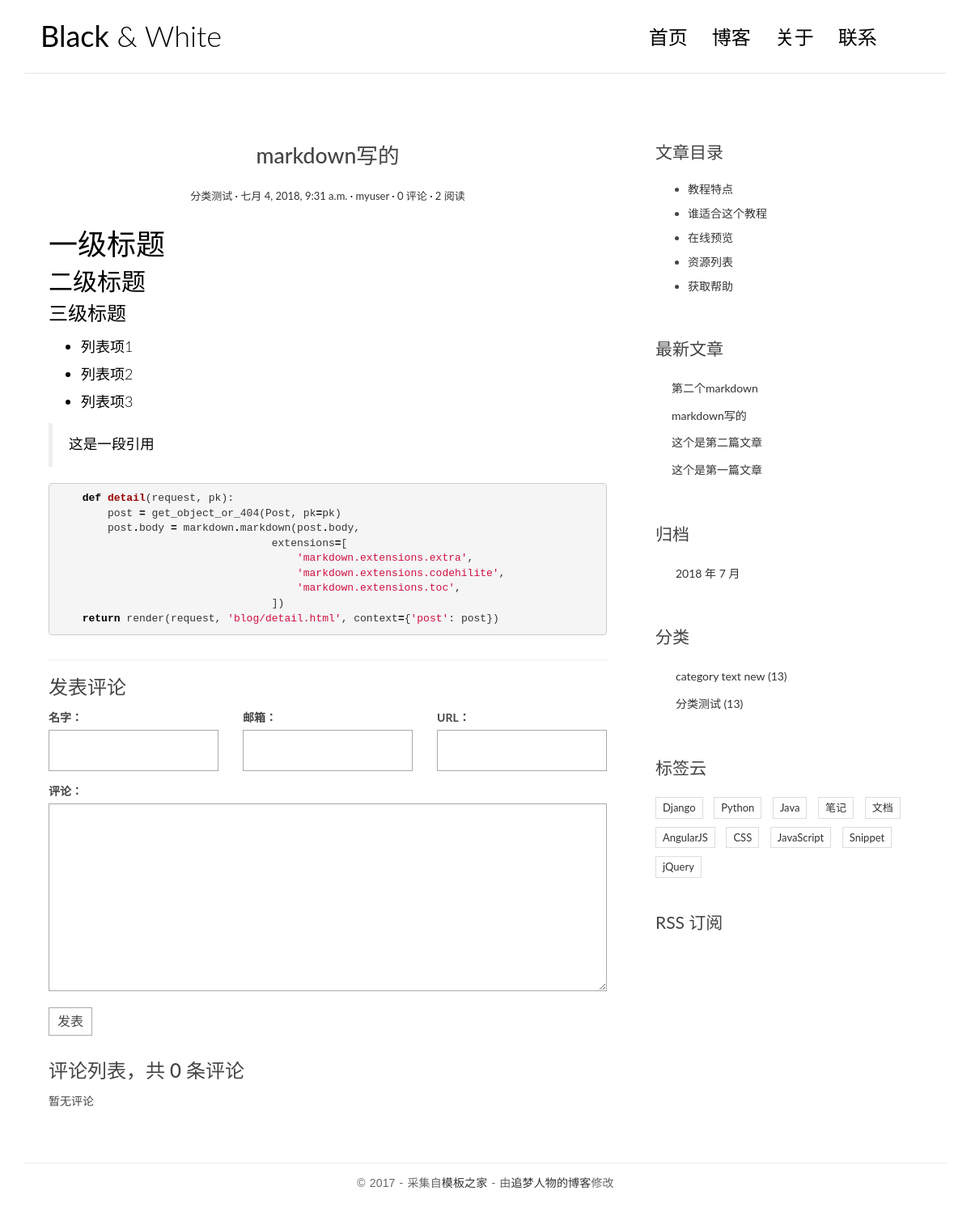
The app's page /post/4/ with its own data.
### blog/models.py (models this page shows, shortened)
@python_2_unicode_compatible
class Post(models.Model):
    title = models.CharField(max_length=70)
    body = models.TextField()
    created_time = models.DateTimeField()
    modified_time = models.DateTimeField()
    excerpt = models.CharField(max_length=200, blank=True)
    views = models.PositiveIntegerField(default=0)
    category = models.ForeignKey(Category)
    tags = models.ManyToManyField(Tag, blank=True)
    author = models.ForeignKey(User)
    def get_absolute_url(self):
        return reverse('blog:detail', kwargs={'pk': self.pk})
    class Meta:
        ordering = ['-created_time']
    def increase_views(self):
        self.views += 1
        self.save(update_fields=['views'])

@python_2_unicode_compatible
class Category(models.Model):
    name = models.CharField(max_length=100)

### blog/views.py (the view)
# urls.py: url(r'^post/(?P<pk>[0-9]+)/$', views.detail, name='detail'),
def detail(request, pk):
    post = get_object_or_404(Post, pk=pk)
    post.increase_views()
    post.body = markdown.markdown(post.body,
                                  extensions=[
                                      'markdown.extensions.extra',
                                      'markdown.extensions.codehilite',
                                      'markdown.extensions.toc',
                                  ])
    form = CommentForm()
    comment_list = post.comment_set.all()
    context = {'post': post,
               'form': form,
               'comment_list': comment_list
               }
    return render(request, 'blog/detail.html', context=context)

### comments/forms.py
class CommentForm(forms.ModelForm):
    class Meta:
        model = Comment
        fields = ['name', 'email', 'url', 'text']

### blog/templatetags/blog_tags.py (called while the page is built)
@register.simple_tag
def get_recent_posts(num=5):
    return Post.objects.all()[:num]

@register.simple_tag
def archives():
    return Post.objects.dates('created_time', 'month', order='DESC')

@register.simple_tag
def get_categories():
    return Category.objects.all()

### templates/blog/detail.html (shortened to what this page needs)
{% extends 'base.html' %}
{% block main %}
    <article class="post post-{{ post.pk }}">
        <header class="entry-header">
            <h1 class="entry-title">{{ post.title }}</h1>
            <div class="entry-meta">
                <span class="post-category">
                    <a href="{% url 'blog:category' post.category.pk %}">{{ post.category.name }}</a></span>
                <span class="post-date"><a href="#"><time class="entry-date"
                                                          datetime="{{ post.created_time }}">{{ post.created_time }}</time></a></span>
                <span class="post-author"><a href="#">{{ post.author }}</a></span>
                <span class="comments-link">
                    <a href="{{ post.get_absolute_url }}#comment-area">{{ post.comment_set.count }} 评论</a></span>
                <span class="views-count"><a href="#">{{ post.views }} 阅读</a></span>
            </div>
        </header>
        <div class="entry-content clearfix">
            {{ post.body|safe }}
        </div>
    </article>
    <section class="comment-area" id="comment-area">
        <hr>
        <h3>发表评论</h3>
        <form action="{% url 'comments:post_comment' post.pk %}" method="post" class="comment-form">
            <div class="row">
                <div class="col-md-4">
                    <label for="{{ form.name.id_for_label }}">名字：</label>
                    {{ form.name }}
                </div>
                <div class="col-md-4">
                    <label for="{{ form.email.id_for_label }}">邮箱：</label>
                    {{ form.email }}
                </div>
                <div class="col-md-4">
                    <label for="{{ form.url.id_for_label }}">URL：</label>
                    {{ form.url }}
                </div>
                <div class="col-md-12">
                    <label for="{{ form.text.id_for_label }}">评论：</label>
                    {{ form.text }}
                    <button type="submit" class="comment-btn">发表</button>
                </div>
            </div>
        </form>
        <div class="comment-list-panel">
            <h3>评论列表，共 <span>{{ post.comment_set.count }}</span> 条评论</h3>
            <ul class="comment-list list-unstyled">
                {% for comment in comment_list %}
                    <li class="comment-item">
                        <span class="nickname">{{ comment.name }}</span>
                        <time class="submit-date"
                              datetime="{{ comment.created_time }}">{{ comment.created_time }}</time>
                        <div class="text">
                            {{ comment.text }}
                        </div>
                    </li>
                {% empty %}
                    暂无评论
                {% endfor %}
            </ul>
        </div>
    </section>
{% endblock main %}
{% block toc %}
    <div class="widget widget-content">
        <h3 class="widget-title">文章目录</h3>
        <ul>
            <li>
                <a href="#">教程特点</a>
            </li>
            <li>
                <a href="#">谁适合这个教程</a>
            </li>
            <li>
                <a href="#">在线预览</a>
            </li>
            <li>
                <a href="#">资源列表</a>
            </li>
            <li>
                <a href="#">获取帮助</a>
            </li>
        </ul>
    </div>
{% endblock toc %}

### templates/base.html (shortened to what this page needs)
{% load staticfiles %}
{% load blog_tags %}
<!DOCTYPE html>
<html>
<head>
    <link rel="stylesheet" href="http://code.ionicframework.com/ionicons/2.0.1/css/ionicons.min.css">
    <link rel="stylesheet" href="{% static 'blog/css/bootstrap.min.css' %}">
    <link rel="stylesheet" href="{% static 'blog/css/pace.css' %}">
    <link rel="stylesheet" href="{% static 'blog/css/custom.css' %}">
    <link rel="stylesheet" href="{% static 'blog/css/highlights/github.css' %}">
</head>
<body>
<div class="container">
    <header id="site-header">
        <div class="row">
            <div class="col-md-4 col-sm-5 col-xs-8">
                <div class="logo">
                    <h1><a href="{% url 'blog:index' %}"><b>Black</b> &amp; White</a></h1>
                </div>
            </div>
            <div class="col-md-8 col-sm-7 col-xs-4">
                <nav class="main-nav" role="navigation">
                    <div class="collapse navbar-collapse" id="bs-example-navbar-collapse-1">
                        <ul class="nav navbar-nav navbar-right">
                            <li class="cl-effect-11"><a href="{% url 'blog:index' %}" data-hover="首页">首页</a></li>
                            <li class="cl-effect-11"><a href="#" data-hover="博客">博客</a></li>
                            <li class="cl-effect-11"><a href="#" data-hover="关于">关于</a></li>
                            <li class="cl-effect-11"><a href="#" data-hover="联系">联系</a></li>
                        </ul>
                    </div>
                </nav>
            </div>
        </div>
    </header>
</div>
<div class="content-body">
    <div class="container">
        <div class="row">
            <main class="col-md-8">
                {% block main %}
                {% endblock main %}
            </main>
            <aside class="col-md-4">
                {% block toc %}
                {% endblock toc %}
                <div class="widget widget-recent-posts">
                    <h3 class="widget-title">最新文章</h3>
                    {% get_recent_posts as recent_post_list %}
                    <ul>
                        {% for post in recent_post_list %}
                            <li>
                                <a href="{{ post.get_absolute_url }}">{{ post.title }}</a>
                            </li>
                        {% empty %}
                            暂无文章！
                        {% endfor %}
                    </ul>
                </div>
                <div class="widget widget-archives">
                    <h3 class="widget-title">归档</h3>
                    {% archives as date_list %}
                    <ul>
                        {% for date in date_list %}
                            <li>
                                <a href="{% url 'blog:archives' date.year date.month %}">{{ date.year }}
                                    年 {{ date.month }} 月</a>
                            </li>
                        {% empty %}
                            暂无归档！
                        {% endfor %}
                    </ul>
                </div>
                <div class="widget widget-category">
                    <h3 class="widget-title">分类</h3>
                    {% get_categories as category_list %}
                    <ul>
                        {% for category in category_list %}
                            <li>
                                <a href="{% url 'blog:category' category.pk %}">{{ category.name }} <span
                                        class="post-count">(13)</span></a>
                            </li>
                        {% empty %}
                            暂无分类！
                        {% endfor %}
                    </ul>
                </div>
                <div class="widget widget-tag-cloud">
                    <h3 class="widget-title">标签云</h3>
                    <ul>
                        <li>
                            <a href="#">Django</a>
                        </li>
                        <li>
                            <a href="#">Python</a>
                        </li>
                        <li>
                            <a href="#">Java</a>
                        </li>
                        <li>
                            <a href="#">笔记</a>
                        </li>
                        <li>
                            <a href="#">文档</a>
                        </li>
                        <li>
                            <a href="#">AngularJS</a>
                        </li>
                        <li>
                            <a href="#">CSS</a>
                        </li>
                        <li>
                            <a href="#">JavaScript</a>
                        </li>
                        <li>
                            <a href="#">Snippet</a>
                        </li>
                        <li>
                            <a href="#">jQuery</a>
                        </li>
                    </ul>
                </div>
                <div class="rss">
                    <a href=""> RSS 订阅</a>
                </div>
            </aside>
        </div>
    </div>
</div>
<footer id="site-footer">
    <div class="container">
        <div class="row">
            <div class="col-md-12">
                <p class="copyright">&copy 2017 - 采集自<a href="http://www.cssmoban.com/"
                                                        target="_blank" title="模板之家">模板之家</a>
                    - 由<a href="http://zmrenwu.com/" title="网页模板" target="_blank">追梦人物的博客</a>修改
                </p>
            </div>
        </div>
    </div>
</footer>
</body>
</html>

### blog/static/blog/css/custom.css (style rules this page uses)
* { outline: none; }
h1, h2, h3, h4, h5, h6 { margin-top: 0; }
b { font-weight: 400; }
a { color: #333; }
body { color: #444; font-family: 'Lato', sans-serif; }
p { font-family: 'Ubuntu', sans-serif; font-weight: 400; word-spacing: 1px; letter-spacing: 0.01em; }
#site-header { background-color: #FFF; padding: 25px 20px; margin-bottom: 40px; border-bottom: 1px solid #e7e7e7; }
.logo h1 a { color: #000; }
.logo h1 { margin: 0; font-family: 'Lato', sans-serif; font-weight: 300; }
.main-nav { margin-top: 11px; max-width: 95%; }
.main-nav a { color: #000000 !important; padding: 0 0 5px 0 !important; margin-right: 30px; font-family: 'Lato', sans-serif; font-weight: 300; font-size: 24px; }
.cl-effect-11 a { padding: 10px 0; color: #0972b4; text-shadow: none; }
.cl-effect-11 a::before { position: absolute; top: 0; left: 0; overflow: hidden; padding: 0 0 5px 0 !important; max-width: 0; border-bottom: 1px solid #000; color: #000; content: attr(data-hover); white-space: nowrap; -webkit-transition: max-width 0.5s; -moz-transition: max-width 0.5s; transition: max-width 0.5s; }
.content-body { padding-bottom: 4em; }
.post { background: #fff; padding: 30px 30px 0; }
.entry-title { text-align: center; font-size: 1.9em; margin-bottom: 20px; line-height: 1.6; padding: 10px 20px 0; }
.entry-meta { text-align: center; color: #DDDDDD; font-size: 13px; margin-bottom: 30px; }
.entry-content { font-size: 18px; line-height: 1.9; font-weight: 300; color: #000; }
.post-category::after, .post-date::after, .post-author::after, .comments-link::after { content: ' ·'; color: #000; }
.widget { background: #fff; padding: 30px 0 0; }
.widget-title { font-size: 1.5em; margin-bottom: 20px; line-height: 1.6; padding: 10px 0 0; font-weight: 400; }
.widget-recent-posts ul { padding: 0; margin: 0; padding-left: 20px; }
.widget-recent-posts ul li { list-style-type: none; position: relative; line-height: 170%; margin-bottom: 10px; }
.widget-recent-posts ul li::before { content: '\f3d3'; font-family: "Ionicons"; position: absolute; left: -17px; top: 3px; font-size: 16px; color: #000; }
.widget-archives ul { padding: 0; margin: 0; padding-left: 25px; }
.widget-archives ul li { list-style-type: none; position: relative; line-height: 170%; margin-bottom: 10px; }
.widget-archives ul li::before { content: '\f3f3'; font-family: "Ionicons"; position: absolute; left: -25px; top: 1px; font-size: 16px; color: #000; }
.widget-category ul { padding: 0; margin: 0; padding-left: 25px; }
.widget-category ul li { list-style-type: none; position: relative; line-height: 170%; margin-bottom: 10px; }
.widget-category ul li::before { content: '\f3fe'; font-family: "Ionicons"; position: absolute; left: -25px; top: 1px; font-size: 18px; color: #000; }
.widget-tag-cloud ul { padding: 0; margin: 0; margin-right: -10px; }
.widget-tag-cloud ul li { list-style-type: none; font-size: 13px; display: inline-block; margin-right: 10px; margin-bottom: 10px; padding: 3px 8px; border: 1px solid #ddd; }
.widget-content ul li { margin-bottom: 10px; }
.rss { font-size: 21px; margin-top: 30px; }
.rss a { color: #444; }
#site-footer { padding-top: 10px; padding: 0 0 1.5em 0; }
.copyright { text-align: center; padding-top: 1em; margin: 0; border-top: 1px solid #eee; color: #666; }
.contact-form input, .comment-form input { border: 1px solid #aaa; margin-bottom: 15px; width: 100%; padding: 15px 15px; font-size: 16px; line-height: 100%; transition: 0.4s border-color linear; }
.contact-form textarea, .comment-form textarea { border: 1px solid #aaa; margin-bottom: 15px; width: 100%; padding: 15px 15px; font-size: 16px; line-height: 20px !important; min-height: 183px; transition: 0.4s border-color linear; }
.comment-area { padding: 0 30px 0; }
.comment-form { margin-top: 15px; }
.comment-form .comment-btn { background-color: #fff; border: 1px solid #aaa; font-size: 16px; padding: 5px 10px; }
.comment-list-panel { margin-top: 30px; }
.comment-list { margin-top: 15px; }

### blog/static/blog/css/highlights/github.css (style rules this page uses)
.codehilite .k { color: #000000; font-weight: bold }
.codehilite .o { color: #000000; font-weight: bold }
.codehilite .nf { color: #990000; font-weight: bold }
.codehilite .w { color: #bbbbbb }
.codehilite .s1 { color: #d01040 }

### records on screen
Post: title "markdown写的", category.name "分类测试", created_time "七月 4, 2018, 9:31 a.m.", author "myuser", comment_set.count "0", views "2", body "一级标题 二级标题 三级标题 列表项1 列表项2 列表项3 这是一段引用 def detail ( request , pk ): post = get_object_or_404 ( Post , pk = pk ) post . body = markdown . markdown ( post . body , extensions = [ 'markdown.extensions.extra' , 'markdown.extensions.codehilite' , 'markdown.extensions.toc' , ]) return render ( request , 'blog/detail.html' , context = { 'post' : post })"
Post: title "第二个markdown"
Post: title "这个是第二篇文章"
Post: title "这个是第一篇文章"
Category: name "category text new"
Category: name "分类测试"

### other values on screen
{{ date.year }} "2018"
{{ date.month }} "7"
